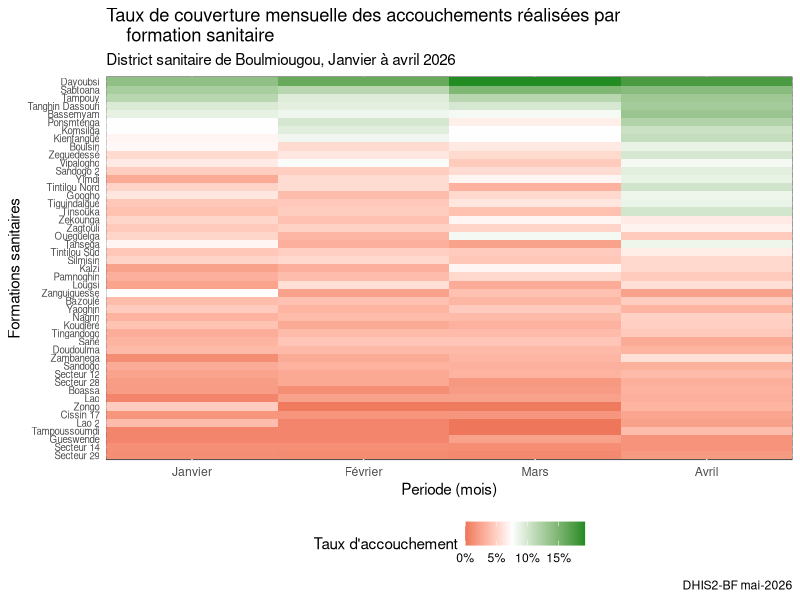
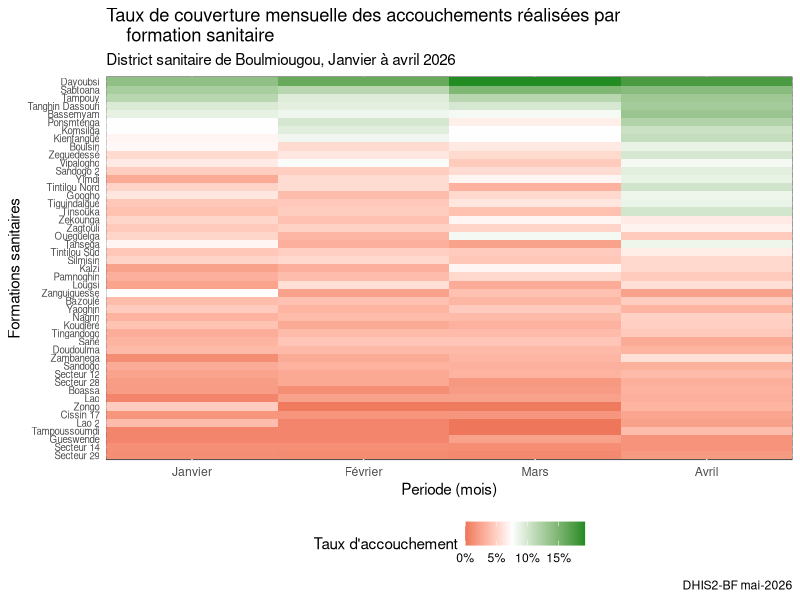

Write R code to recreate these figures, in order.
# ====================================================================
# Mini-projet fin de mois 2
# Objectif de la session: rapport visuel accouchement q1 sur les 49 FS du DS-BMG
# Auteur: HARO Emmanuel
# ====================================================================

#packages necessaires
library(dplyr)
library(tidyr)
library(stringr)
library(readxl)
library(ggplot2)
library(forcats)
library(skimr)
library(scales)

# ---pipeline complet--------------------------------------------------

#---1---Importer les données
delivery_q1 <- read_excel("delivery_q1_2026.xls", skip = 2) |> 
  #---2---transfromer les donner au format long
  filter(organisationunitname != "Dispensaire de Pissy 17") |> 
  pivot_longer(
    cols = !organisationunitname,
    names_to = "mois",
    values_to = "taux_acc",
  ) |> 
  #---3---Nettoyer les données
  rename("fosa" = organisationunitname) |> 
  mutate(
    fosa = str_remove(fosa, "^(CSPS |CMU |CM )"),
    fosa = str_remove(fosa, " Ouagadougou"),
    mois = str_remove(mois, " 2026")
    ) |> 
  mutate(
    mois = factor(mois, levels = c("January", "February","March","April")),
    mois = fct_recode(mois, 
                      "Janvier" = "January",
                      "Février" = "February",
                      "Mars" = "March",
                      "Avril" = "April"),
    fosa = str_to_title(fosa),
    fosa = fct_reorder(factor(fosa), taux_acc, mean))
    

                       
  #---4---Construire un heatmaps FSXmois
heatmap_acc <- delivery_q1 |> 
  ggplot(
    aes(x = mois, y = fosa, fill = taux_acc)
  )+
  geom_tile()+
  scale_fill_gradient2(
    low = "red3",
    high ="forestgreen",
    mid = "white",
    midpoint = 7.5,
    na.value = "grey40",
    labels = label_percent(suffix = "%", scale = 1)
    )+
  theme_minimal()+
  labs(
    title = "Taux de couverture mensuelle des accouchements réalisées par
    formation sanitaire",
    subtitle = "District sanitaire de Boulmiougou, Janvier à avril 2026",
    caption = "DHIS2-BF mai-2026",
    y = "Formations sanitaires",
    x = "Periode (mois)",
    fill = "Taux d'accouchement"
  )+
  theme(
    axis.text.y = element_text(size = 7),
    legend.position = "bottom",
    panel.background = element_rect(fill = "white"),
    )+
  scale_x_discrete(expand = c(0,0.4))
  
ggsave(
  filename ="heatmap_acc.png",
  plot = heatmap_acc,
  width = 20,
  height = 35,
  dpi = 300,
  bg = "white"
  )  
  heatmap_acc
  
  

# Vérification 1 — dimensions
dim(delivery_q1)

# Vérification 2 — structure
glimpse(delivery_q1)

# Vérification 3 — valeurs uniques des mois
levels(delivery_q1$mois)

# Vérification 4 — noms de FS résiduels suspects
delivery_q1 |> distinct(fosa) |> print(n = 50)
